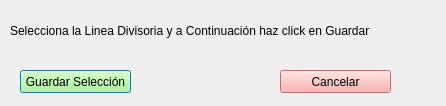
<?xml version="1.0" encoding="UTF-8"?>
<ui version="4.0">
 <class>Dialog</class>
 <widget class="QDialog" name="Dialog">
  <property name="geometry">
   <rect>
    <x>0</x>
    <y>0</y>
    <width>446</width>
    <height>106</height>
   </rect>
  </property>
  <property name="windowTitle">
   <string>Dialog</string>
  </property>
  <widget class="QLabel" name="label">
   <property name="geometry">
    <rect>
     <x>10</x>
     <y>20</y>
     <width>411</width>
     <height>21</height>
    </rect>
   </property>
   <property name="text">
    <string>Selecciona la Linea Divisoria y a Continuación haz click en Guardar</string>
   </property>
  </widget>
  <widget class="QPushButton" name="btn_guardar">
   <property name="geometry">
    <rect>
     <x>20</x>
     <y>70</y>
     <width>111</width>
     <height>23</height>
    </rect>
   </property>
   <property name="styleSheet">
    <string notr="true">background-color:rgb(170, 255, 127)</string>
   </property>
   <property name="text">
    <string>Guardar Selección</string>
   </property>
  </widget>
  <widget class="QPushButton" name="btn_cancelar">
   <property name="geometry">
    <rect>
     <x>280</x>
     <y>70</y>
     <width>111</width>
     <height>23</height>
    </rect>
   </property>
   <property name="styleSheet">
    <string notr="true">background-color:rgb(255, 155, 155)</string>
   </property>
   <property name="text">
    <string>Cancelar</string>
   </property>
  </widget>
 </widget>
 <resources/>
 <connections/>
</ui>
